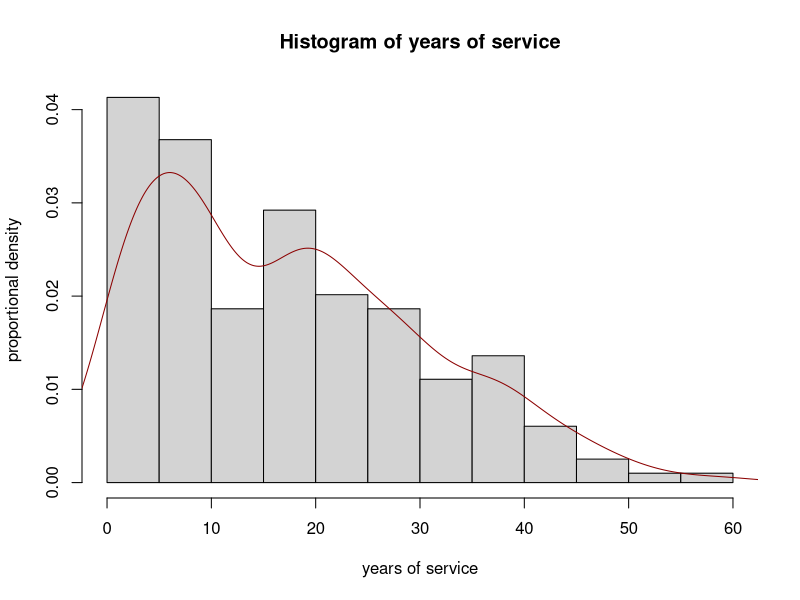
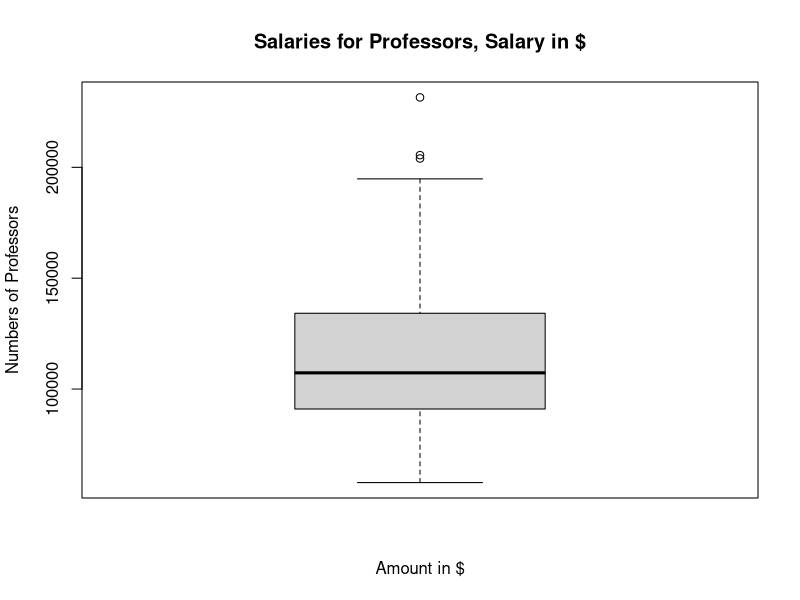
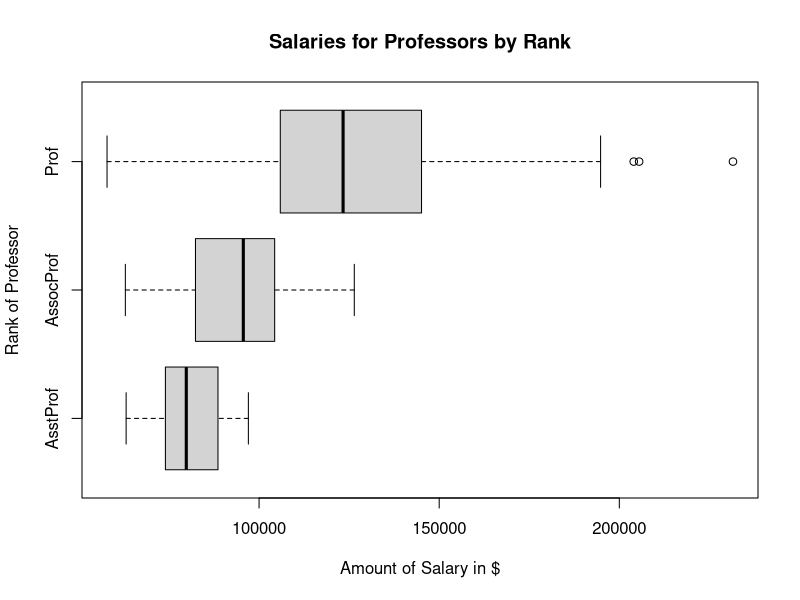
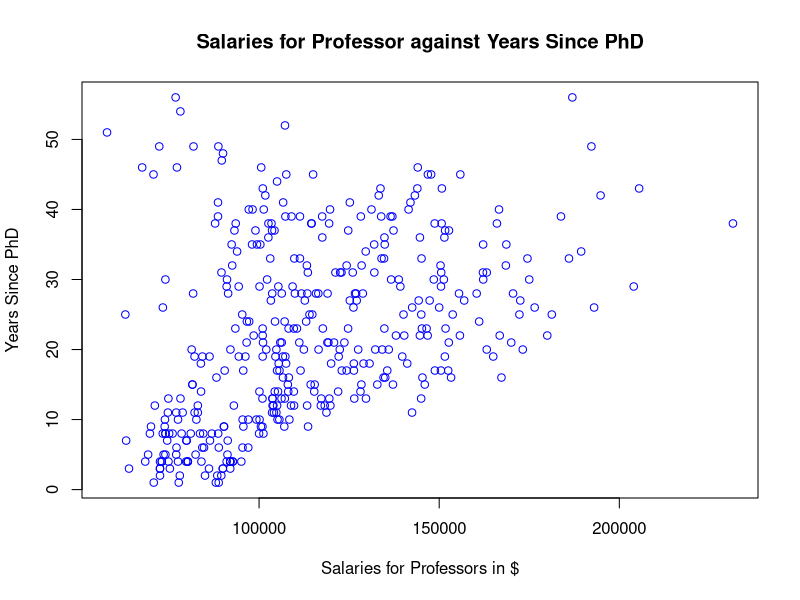
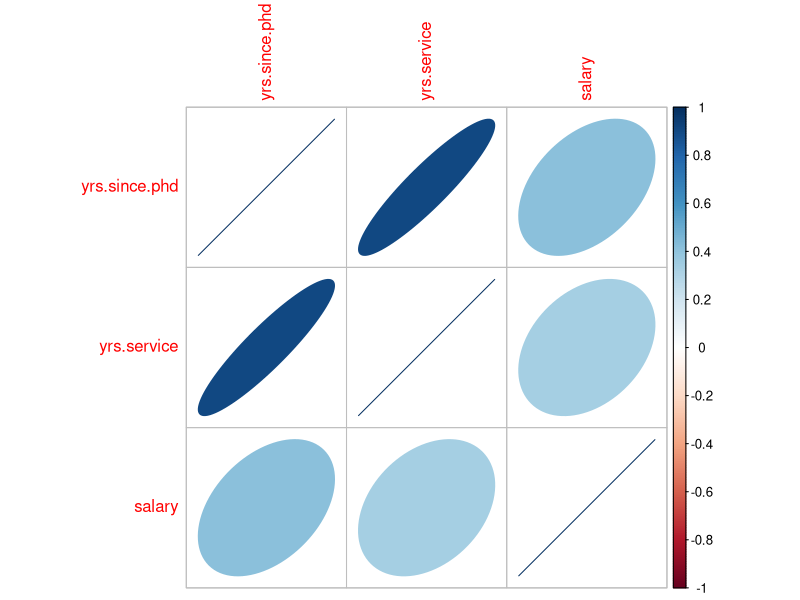

Here is the R script that generated these plots, in order:
## ---- chunk 1
knitr::opts_chunk$set(echo = FALSE, warning=FALSE, message=FALSE)
## ---- chunk 2
library(car)
library(corrplot)
data <- Salaries

dimensions <- dim(data)
## ---- chunk 3
data.df <- data.frame(data)
num_of_profs <- sum(subset(data.df$rank == 'Prof', data.df$yrs.service > 40))
## ---- chunk 4
salary <- nrow(subset(data, salary > 150000))
## ---- chunk 5
mean_salary <- mean((subset(data$salary, data.df$rank == 'Prof', data.df$yrs.service > 20)))
## ---- chunk 6
summary(data)
## ---- chunk 7
tab <- table(data$sex, data$rank)
knitr::kable(
  head(tab[, 1:3], 3), caption = 'counts of men and women by rank'
)
tab2 <- prop.table(tab)
knitr::kable(
  head(tab2[, 1:3], 3), caption = 'proportions of men and women by rank'
)
## ---- chunk 8
hist(data$yrs.service, freq=FALSE, xlab="years of service",
     ylab="proportional density", main="Histogram of years of service")
lines(density(data$yrs.service), type="l", col="darkred")
## ---- chunk 9
boxplot(data.df$salary,
        main = "Salaries for Professors, Salary in $",
        xlab = "Amount in $",
        ylab = "Numbers of Professors")
## ---- chunk 10
boxplot(data.df$salary ~data.df$rank,
        main = "Salaries for Professors by Rank",
        xlab = "Amount of Salary in $",
        ylab = "Rank of Professor",
        horizontal = TRUE)
## ---- chunk 11
plot(data.df$salary, data.df$yrs.since.phd,
     main = "Salaries for Professor against Years Since PhD",
     xlab = "Salaries for Professors in $",
     ylab = "Years Since PhD",
     col = "blue")
## ---- chunk 12
num_data <- data[, sapply(data, is.numeric)]
cor(num_data) #correlation cor.test()
## ---- chunk 13
cor.test(data$yrs.since.phd, data$salary)
cor.test(data$yrs.service, data$salary)
## ---- chunk 14
corrplot(corr=cor(num_data), method ="ellipse")
